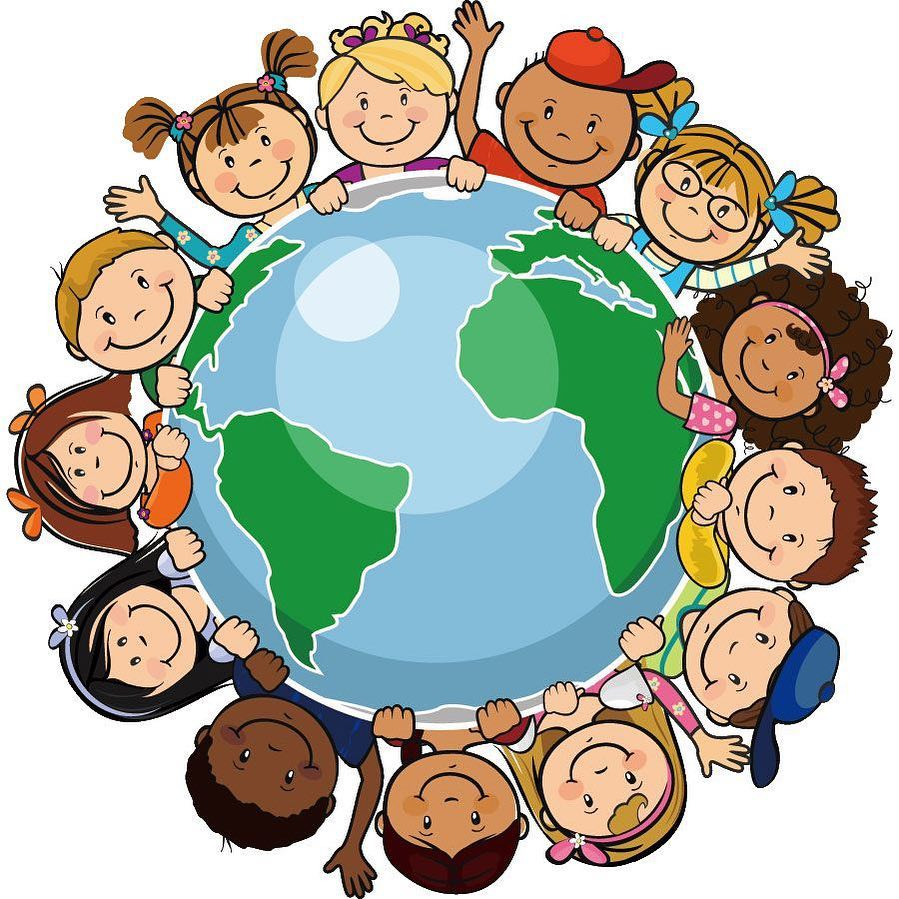
#> input picture sifirdan_goruntu/23nisan.jpg, 899 x 899 px
$ python resimdenbolge.py
#> lines starting #> are read from the running program, lines starting #| are printed output that depends on the picture; after the words box and inside, x2 and y2 are one past the last pixel; in counts of white or black regions, pixels touching at a corner belong together
import cv2
import numpy as np
cocuk_resmi=cv2.imread("23nisan.jpg")
#> cocuk_resmi is the input picture: shape (899, 899, 3); mean B, G, R 162.9, 177.5, 173.6
print("Resim Özellikleri : " , cocuk_resmi.shape)
#| Resim Özellikleri :  (899, 899, 3)
kesit=cocuk_resmi[50:400,250:550]#y,x koordinatları
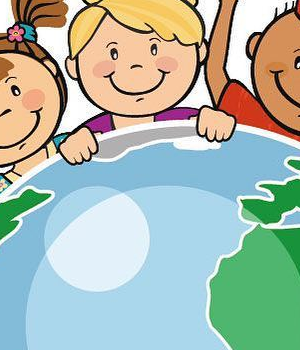
#> kesit: shape (350, 300, 3); mean B, G, R 173.5, 185.8, 170.6
cocuk_resmi[0:350,100:400]=kesit  #kesilen parçayı resimin bir bölgesine yapıştırma işlemi
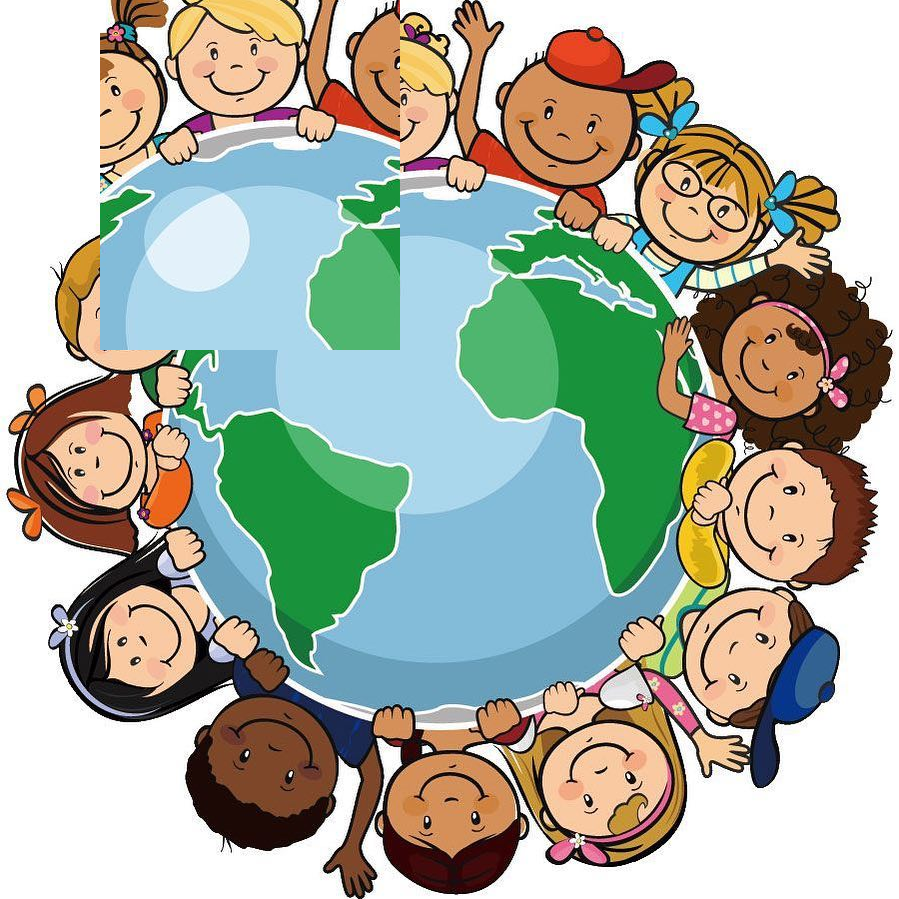
#> cocuk_resmi: shape (899, 899, 3); 12.82% of pixels changed, all inside (x1, y1, x2, y2) = (100, 0, 400, 350)
#kesiti aldığımız pikseller ve yapıştırılan kısım uyuşmalı
cocuk_resmi[ : , : ,0]=255 #resmin mavi kısmını beyaz yapma(0. kanal blue olduğu için mavi kanala işlem gerçekleşti)
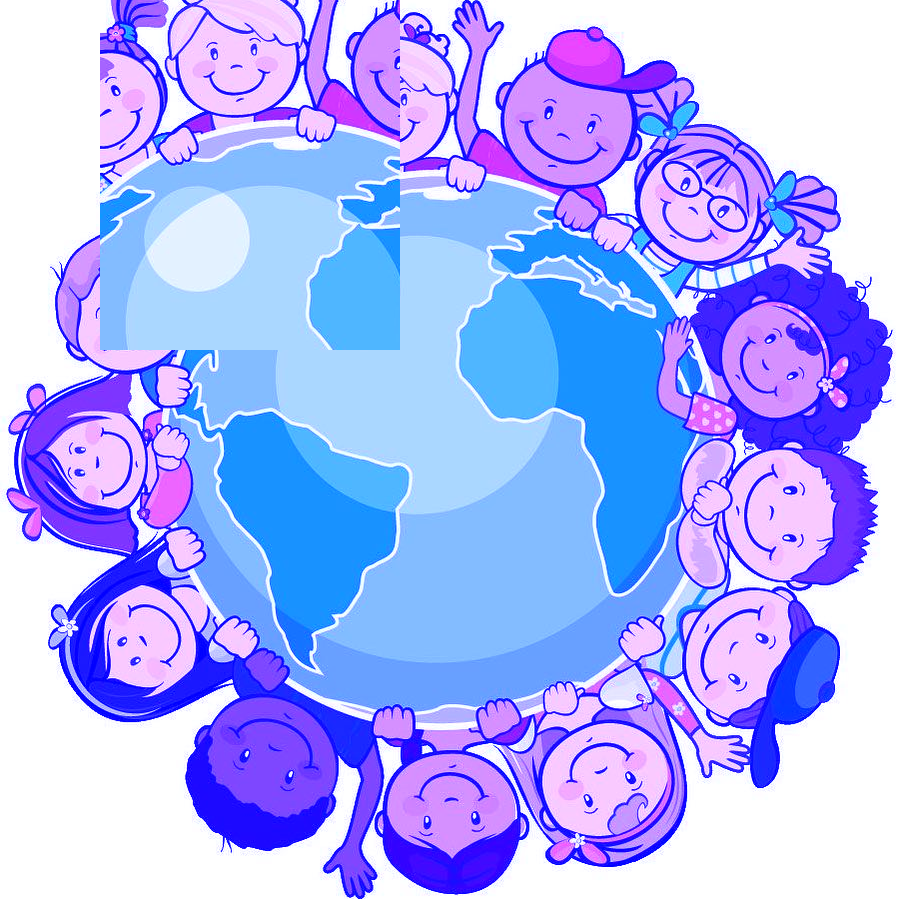
#> cocuk_resmi: shape (899, 899, 3); mean B, G, R 255, 176.8, 170.3
cocuk_resmi[400:500,300:350]=(50,200,150)#resmin belirlenen alanına renk uyguladık
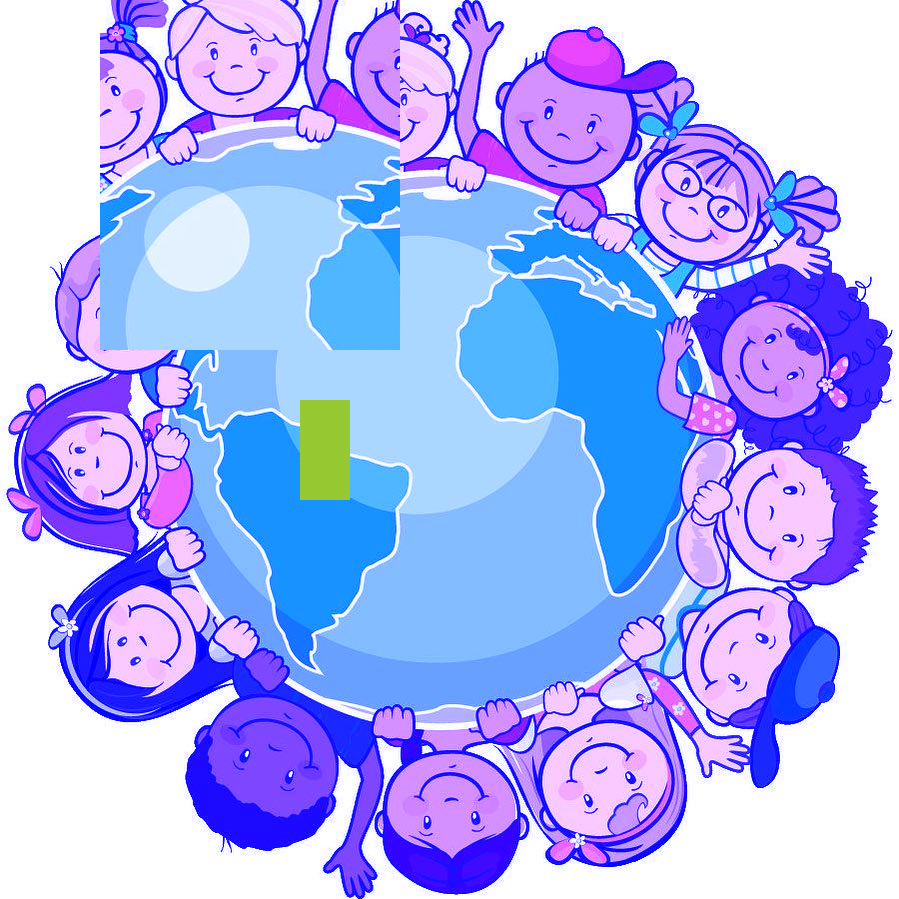
#> cocuk_resmi: shape (899, 899, 3); 0.62% of pixels changed, all inside (x1, y1, x2, y2) = (300, 400, 350, 500)
cv2.imshow("Cocuklar : ",cocuk_resmi)
#cv2.imshow("Cocuklar",kesit)
cv2.waitKey(0)
cv2.destroyAllWindows()
